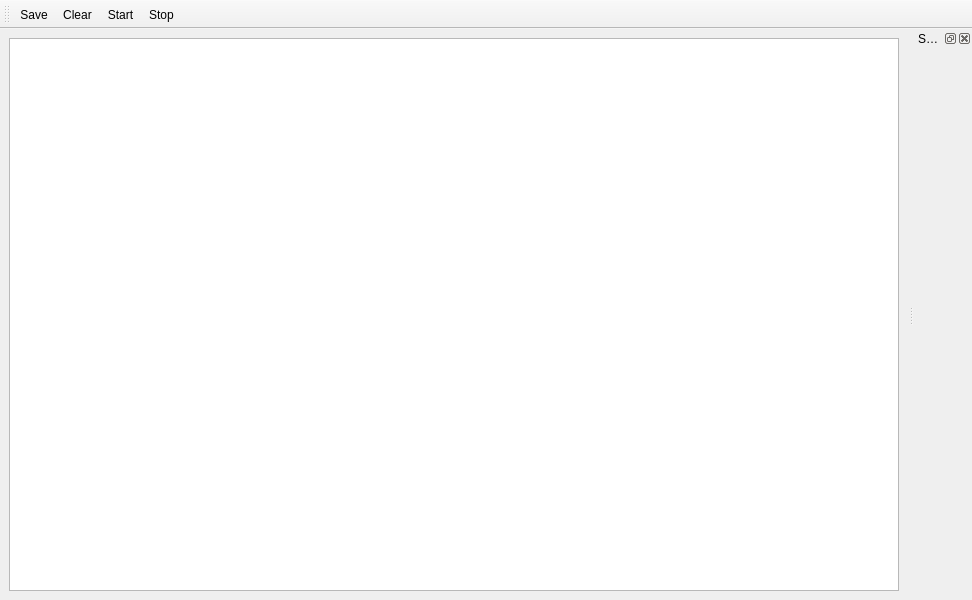
<?xml version="1.0" encoding="UTF-8"?>
<ui version="4.0">
 <class>MainWindow</class>
 <widget class="QMainWindow" name="MainWindow">
  <property name="geometry">
   <rect>
    <x>0</x>
    <y>0</y>
    <width>972</width>
    <height>600</height>
   </rect>
  </property>
  <property name="windowTitle">
   <string>Dedicated Counters</string>
  </property>
  <property name="windowIcon">
   <iconset resource="Experiment.qrc">
    <normaloff>:/openicon/icons/gnome-power-statistics.png</normaloff>:/openicon/icons/gnome-power-statistics.png</iconset>
  </property>
  <widget class="QWidget" name="centralwidget">
   <layout class="QVBoxLayout" name="verticalLayout">
    <item>
     <widget class="CoordinatePlotWidget" name="graphicsLayout"/>
    </item>
   </layout>
  </widget>
  <widget class="QToolBar" name="toolBar">
   <property name="windowTitle">
    <string>toolBar</string>
   </property>
   <attribute name="toolBarArea">
    <enum>TopToolBarArea</enum>
   </attribute>
   <attribute name="toolBarBreak">
    <bool>false</bool>
   </attribute>
   <addaction name="actionSave"/>
   <addaction name="actionClear"/>
   <addaction name="actionStart"/>
   <addaction name="actionStop"/>
  </widget>
  <widget class="QDockWidget" name="settingsDock">
   <property name="windowTitle">
    <string>Settings</string>
   </property>
   <attribute name="dockWidgetArea">
    <number>2</number>
   </attribute>
   <widget class="QWidget" name="dockWidgetContents"/>
  </widget>
  <action name="actionSave">
   <property name="icon">
    <iconset resource="Experiment.qrc">
     <normaloff>:/kde/icons/filesave.png</normaloff>:/kde/icons/filesave.png</iconset>
   </property>
   <property name="text">
    <string>Save</string>
   </property>
  </action>
  <action name="actionClear">
   <property name="icon">
    <iconset resource="Experiment.qrc">
     <normaloff>:/kde/icons/edit_clear.png</normaloff>:/kde/icons/edit_clear.png</iconset>
   </property>
   <property name="text">
    <string>Clear</string>
   </property>
  </action>
  <action name="actionStart">
   <property name="icon">
    <iconset resource="Experiment.qrc">
     <normaloff>:/openicon/icons/media-playback-start-7.png</normaloff>:/openicon/icons/media-playback-start-7.png</iconset>
   </property>
   <property name="text">
    <string>Start</string>
   </property>
  </action>
  <action name="actionStop">
   <property name="icon">
    <iconset resource="Experiment.qrc">
     <normaloff>:/openicon/icons/media-playback-stop-7.png</normaloff>:/openicon/icons/media-playback-stop-7.png</iconset>
   </property>
   <property name="text">
    <string>Stop</string>
   </property>
  </action>
 </widget>
 <customwidgets>
  <customwidget>
   <class>CoordinatePlotWidget</class>
   <extends>QGraphicsView</extends>
   <header>uiModules.CoordinatePlotWidget</header>
  </customwidget>
 </customwidgets>
 <resources>
  <include location="Experiment.qrc"/>
 </resources>
 <connections/>
</ui>
